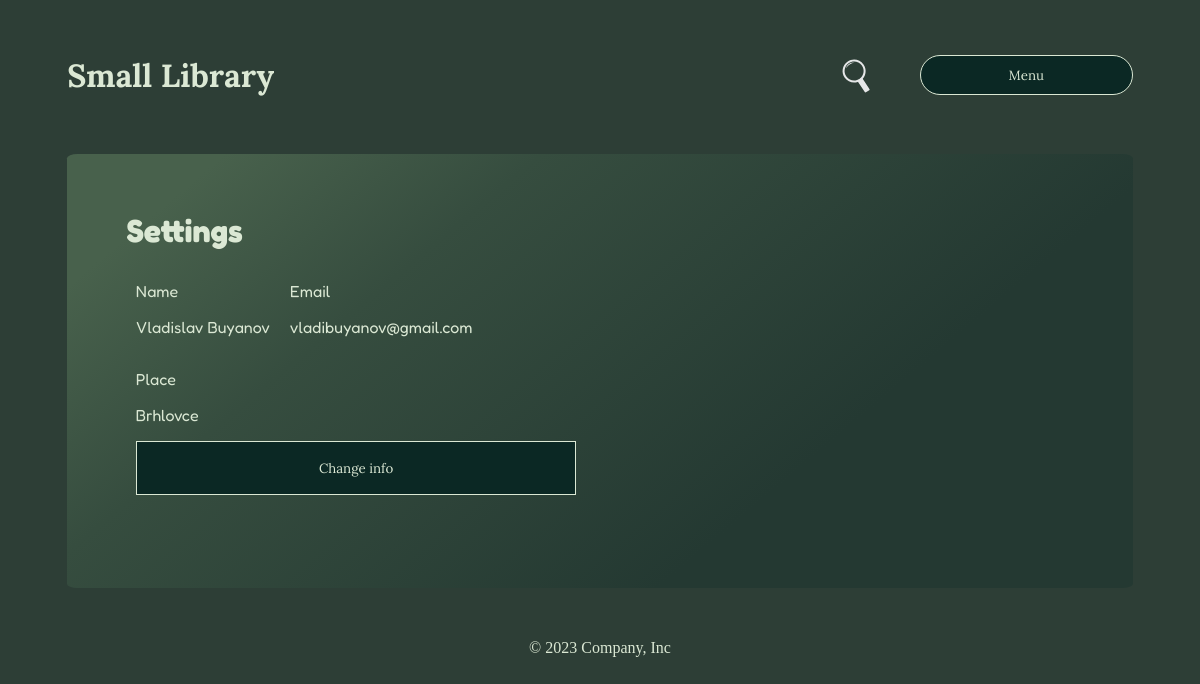
/user/user_settings/1 (signed in), run on the app's committed database.
### myapp/core/models/user.py (models this page shows, shortened)
class User(UserMixin, db.Model):
    __tablename__ = 'user'
    id = db.Column(db.Integer, primary_key=True)
    name = db.Column(db.String(50), nullable=True)
    email = db.Column(db.String(260), nullable=True, unique=True)
    psw = db.Column(db.String(50), nullable=True)
    place = db.Column(db.String(32), nullable=True)
    user_photo = db.Column(db.String(50), default='default.png')
    books = db.relationship('Book', backref='user', uselist=True)

### myapp/core/routes/user.py (the view)
@users.route(f'{base_url}/user_settings/<int:user_id>', methods=methods)
@login_required
def user_settings_view(user_id):
    if current_user.id != user_id:
        return redirect(url_for(redirect_page))
    template = f'{template_path}/user_settings.html'
    user = user_settings_func(request, user_id)
    if request.method == 'GET':
        return render_template(template, user_settings=user[0], form=user[1])
    else:
        return redirect(url_for(redirect_page, user_id=user_id))

### myapp/__init__.py (called while the page is built)
def create_app(config_file_path):
    app = Flask(__name__)
    app.config.from_pyfile(config_file_path)
    db.init_app(app)
    migrate.init_app(app, db, render_as_batch=True)
    login_manager = LoginManager(app, db)
    @login_manager.user_loader
    def load_user(user_id):
        return User.query.get(user_id)
    admin = Admin(app, name="Small Lib", template_mode='bootstrap4', endpoint='admin', index_view=DashBoardView())
    admin.add_view(ModelView(User, db.session, name='Users'))
    admin.add_view(MyModelView(Book, db.session, name='Books'))
    admin.add_view(MyModelView(Genre, db.session, name='Genre'))
    admin.add_view(MyModelView(Exchange, db.session, name='Exchange'))
    app.register_blueprint(main)
    app.register_blueprint(users)
    app.register_blueprint(auth)
    app.register_blueprint(books)
    return app

### myapp/core/functions/user.py (called while the page is built, shortened)
def user_settings_func(request, user_id):
    form = SettingsForm(user_id)
    user = User.query.get(user_id)
    if request.method == 'GET':
        return user, form

### myapp/templates/pages/user/user_settings.html (shortened to what this page needs)
{% extends "base.html" %}
{% block content %}
<div class="settings">
    <h1>Settings</h1>
    <div id="settings-content">
        <div id="settings-old">
            <div id="settings-name-and-email">
                <div>
                    <p>Name</p>
                    <p>{{ user_settings.name }}</p>
                </div>
                <div>
                    <p>Email</p>
                    <p>{{ user_settings.email }}</p>
                </div>
            </div>
            <div>
                <p>Place</p>
                <p>{{ user_settings.place }}</p>
            </div>
            <button id="change_info_btn" class="main-color font-color btn">Change info</button>
        </div>
    </div>
</div>
{% endblock %}

### myapp/static/css/user-settings.css (style rules this page uses)
#settings-old { margin-right: 5%; margin-bottom: 5%; padding: 1%; display: flex; flex-direction: column; }
#settings-old button { padding: 2%; width: 50%; }
#settings-name-and-email { display:flex; }
#settings-name-and-email div { margin-right: 20px; }
#settings-name-and-email div p { margin-top: 0; }

### myapp/static/css/style.css (style rules this page uses)
body { background-color: #2d3e36; }
.font-color { color: #dbe8d4; }
.main-color { background-color: #0b2824; }
.btn { border: 1px solid; padding: 5%; font-family: 'Lora', serif; }

### data on the page
User: name "Vladislav Buyanov", email "vladibuyanov@gmail.com", place "Brhlovce"
